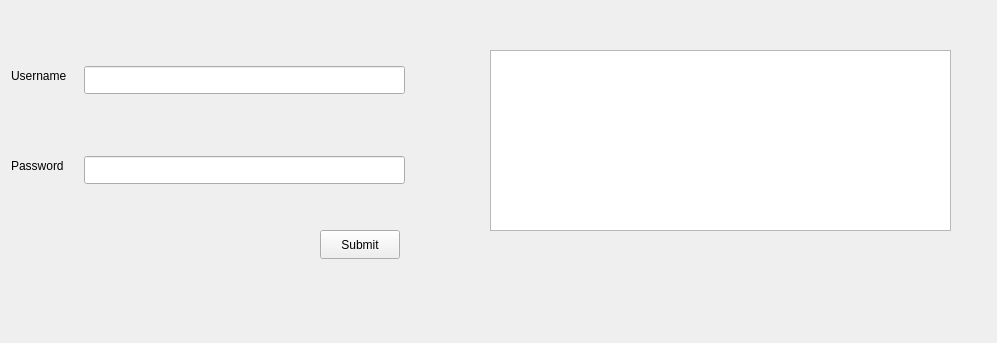
<?xml version="1.0" encoding="UTF-8"?>
<ui version="4.0">
 <class>Login</class>
 <widget class="QWidget" name="Login">
  <property name="geometry">
   <rect>
    <x>0</x>
    <y>0</y>
    <width>997</width>
    <height>343</height>
   </rect>
  </property>
  <property name="windowTitle">
   <string>Login</string>
  </property>
  <widget class="QLabel" name="username_label">
   <property name="geometry">
    <rect>
     <x>11</x>
     <y>66</y>
     <width>66</width>
     <height>20</height>
    </rect>
   </property>
   <property name="text">
    <string>Username</string>
   </property>
  </widget>
  <widget class="QLabel" name="password_label">
   <property name="geometry">
    <rect>
     <x>11</x>
     <y>156</y>
     <width>61</width>
     <height>20</height>
    </rect>
   </property>
   <property name="text">
    <string>Password</string>
   </property>
  </widget>
  <widget class="QLineEdit" name="username_lineEdit">
   <property name="geometry">
    <rect>
     <x>84</x>
     <y>66</y>
     <width>321</width>
     <height>28</height>
    </rect>
   </property>
  </widget>
  <widget class="QLineEdit" name="password_lineEdit">
   <property name="geometry">
    <rect>
     <x>84</x>
     <y>156</y>
     <width>321</width>
     <height>28</height>
    </rect>
   </property>
   <property name="echoMode">
    <enum>QLineEdit::Password</enum>
   </property>
  </widget>
  <widget class="QPushButton" name="submit_pusButton">
   <property name="geometry">
    <rect>
     <x>320</x>
     <y>230</y>
     <width>80</width>
     <height>29</height>
    </rect>
   </property>
   <property name="text">
    <string>Submit</string>
   </property>
  </widget>
  <widget class="QTextEdit" name="weather_textEdit">
   <property name="geometry">
    <rect>
     <x>490</x>
     <y>50</y>
     <width>461</width>
     <height>181</height>
    </rect>
   </property>
  </widget>
 </widget>
 <resources/>
 <connections/>
</ui>
